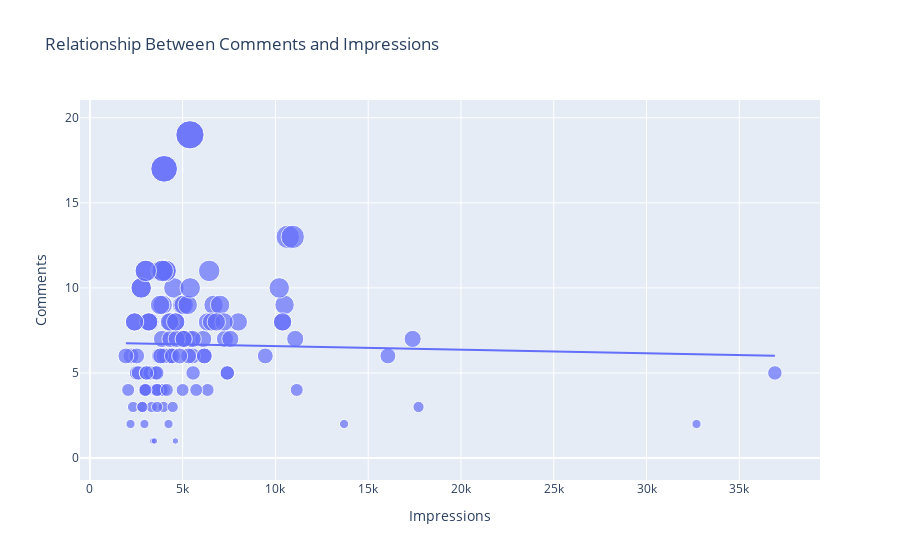

Here is the notebook cell this chart was saved with:
### Code cell
figure = px.scatter(data_frame=df,x="Impressions",y="Comments",size="Comments",trendline="ols",
                    title="Relationship Between Comments and Impressions"
                    )
figure.show()
